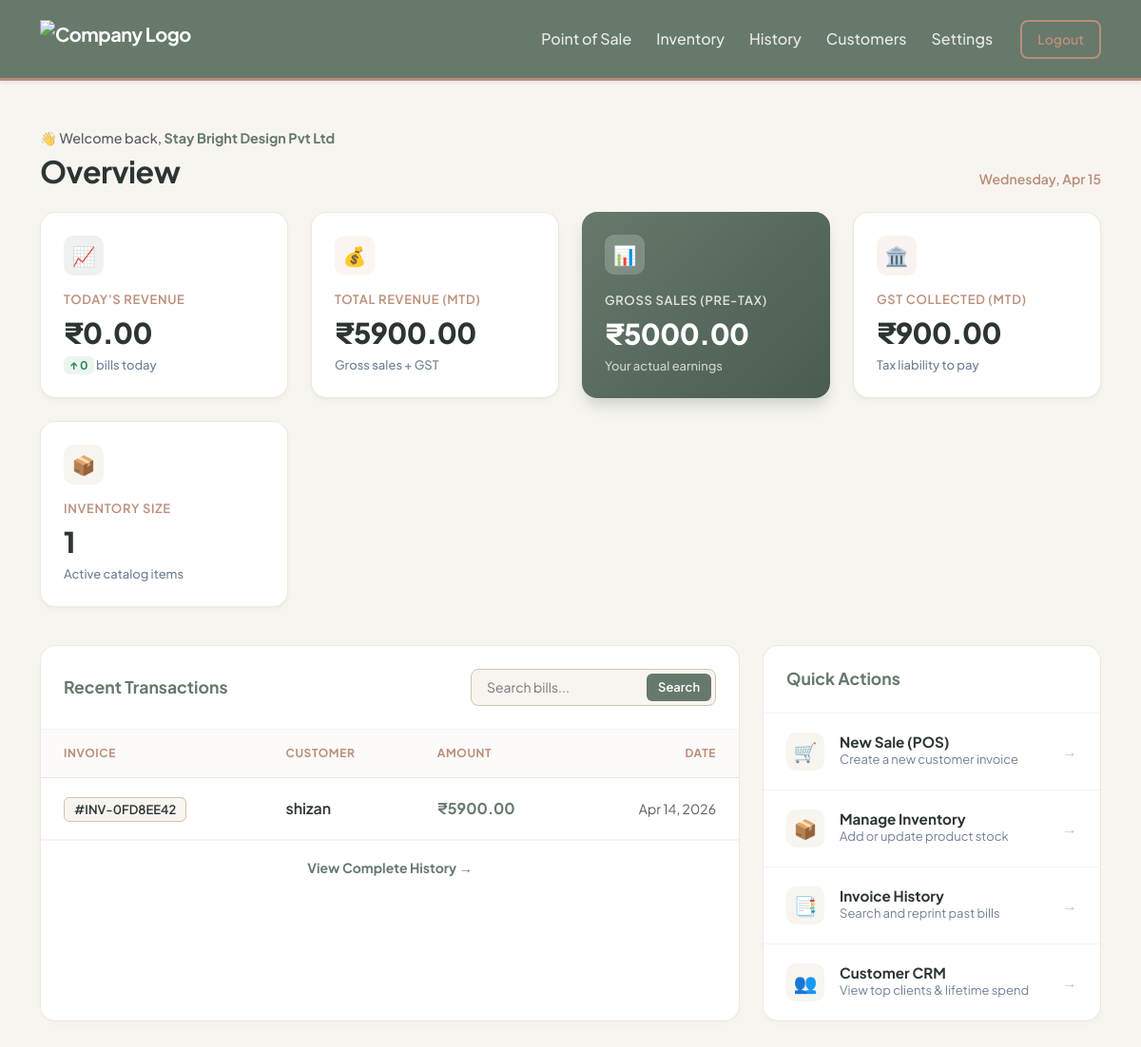
The page /billing/dashboard (signed in) on the database its author committed.
### core/models.py (models this page shows)
class Invoice(db.Model):
    __tablename__ = 'invoices'
    id = db.Column(db.Integer, primary_key=True)
    company_id = db.Column(db.Integer, db.ForeignKey('companies.id'), nullable=False) # ISOLATION
    invoice_number = db.Column(db.String(50), unique=True, nullable=False)
    customer_id = db.Column(db.Integer, db.ForeignKey('customers.id'), nullable=False)
    subtotal = db.Column(db.Float, nullable=False)
    discount_type = db.Column(db.String(10))
    discount_value = db.Column(db.Float, default=0.0)
    total_tax = db.Column(db.Float, nullable=False)
    grand_total = db.Column(db.Float, nullable=False)
    created_at = db.Column(db.DateTime, default=datetime.utcnow)
    items = db.relationship('InvoiceItem', backref='invoice', lazy=True)

class Customer(db.Model):
    __tablename__ = 'customers'
    id = db.Column(db.Integer, primary_key=True)
    company_id = db.Column(db.Integer, db.ForeignKey('companies.id'), nullable=False) # ISOLATION
    name = db.Column(db.String(100), nullable=False)
    phone_number = db.Column(db.String(15), nullable=False) # Removed unique=True so diff companies can have same customer
    created_at = db.Column(db.DateTime, default=datetime.utcnow)
    invoices = db.relationship('Invoice', backref='customer', lazy=True)

### core/billing/routes.py (the view)
@billing_bp.route('/dashboard')
def dashboard():
    company_id = session.get('company_id')
    if not company_id:
        return redirect('/auth/login')
    now = datetime.now()
    start_of_today = now.replace(hour=0, minute=0, second=0, microsecond=0)
    start_of_month = now.replace(day=1, hour=0, minute=0, second=0, microsecond=0)
    today_stats = db.session.query(
        func.sum(Invoice.grand_total).label('revenue'),
        func.count(Invoice.id).label('count')
    ).filter(
        Invoice.company_id == company_id,
        Invoice.created_at >= start_of_today
    ).first()
    month_stats = db.session.query(
        func.sum(Invoice.grand_total).label('revenue'),
        func.sum(Invoice.total_tax).label('tax')
    ).filter(
        Invoice.company_id == company_id,
        Invoice.created_at >= start_of_month
    ).first()
    total_products = Product.query.filter_by(company_id=company_id).count()
    recent_invoices = Invoice.query.filter_by(company_id=company_id) \
        .order_by(Invoice.created_at.desc()) \
        .limit(5).all()
    month_rev = month_stats.revenue or 0.0
    month_tx = month_stats.tax or 0.0
    month_gross = month_rev - month_tx
    metrics = {
        'today_revenue': today_stats.revenue or 0.0,
        'today_invoices': today_stats.count or 0,
        'month_revenue': month_rev,
        'month_tax': month_tx,
        'month_gross_sales': month_gross,
        'total_products': total_products
    }
    current_date_str = now.strftime('%A, %b %d')
    return render_template(
        'dashboard/index.html',
        metrics=metrics,
        recent_invoices=recent_invoices,
        current_date=current_date_str
    )

### core/templates/dashboard/index.html (shortened to what this page needs)
{% extends "base.html" %}
{% block content %}
<div class="d-flex justify-content-between align-items-end mb-4 mt-2">
    <div>
        <span class="text-muted fw-medium" style="font-size: 0.9rem;">👋 Welcome back, <strong class="text-sage">{{ session.get('company_name', 'Admin') }}</strong></span>
        <h2 class="fw-bold mb-0 mt-1" style="color: var(--text-dark); letter-spacing: -0.5px;">Overview</h2>
    </div>
    <div class="d-none d-sm-block text-taupe fw-semibold" style="font-size: 0.875rem;">
        {{ current_date }}
    </div>
</div>
<div class="metrics-grid">
    <div class="saas-card">
        <div class="metric-icon-wrapper bg-sage-light">📈</div>
        <div>
            <div class="metric-label">Today's Revenue</div>
            <div class="metric-value">₹{{ "%.2f"|format(metrics.today_revenue | default(0)) }}</div>
            <div class="metric-subtext"><span class="badge-trend">↑ {{ metrics.today_invoices | default(0) }}</span> bills today</div>
        </div>
    </div>
    <div class="saas-card">
        <div class="metric-icon-wrapper bg-terra-light">💰</div>
        <div>
            <div class="metric-label">Total Revenue (MTD)</div>
            <div class="metric-value">₹{{ "%.2f"|format(metrics.month_revenue | default(0)) }}</div>
            <div class="metric-subtext">Gross sales + GST</div>
        </div>
    </div>
    <div class="saas-card saas-card-hero">
        <div class="metric-icon-wrapper bg-white-light">📊</div>
        <div>
            <div class="metric-label">Gross Sales (Pre-Tax)</div>
            <div class="metric-value">₹{{ "%.2f"|format(metrics.month_gross_sales | default(0)) }}</div>
            <div class="metric-subtext">Your actual earnings</div>
        </div>
    </div>
    <div class="saas-card">
        <div class="metric-icon-wrapper bg-taupe-light">🏛️</div>
        <div>
            <div class="metric-label">GST Collected (MTD)</div>
            <div class="metric-value">₹{{ "%.2f"|format(metrics.month_tax | default(0)) }}</div>
            <div class="metric-subtext">Tax liability to pay</div>
        </div>
    </div>
    <div class="saas-card">
        <div class="metric-icon-wrapper bg-sage-light" style="background-color: #F8F5F1;">📦</div>
        <div>
            <div class="metric-label">Inventory Size</div>
            <div class="metric-value">{{ metrics.total_products | default(0) }}</div>
            <div class="metric-subtext">Active catalog items</div>
        </div>
    </div>
</div>
<div class="row g-4 mb-5">
    <div class="col-12 col-xl-8">
        <div class="panel-card">
            <div class="panel-header">
                <h5 class="mb-0 fw-bold text-sage" style="font-size: 1.1rem;">Recent Transactions</h5>
                <div class="d-flex gap-2 align-items-center">
                    <form method="GET" action="/billing/history" class="compact-search">
                        <input type="text" name="search" placeholder="Search bills...">
                        <button type="submit">Search</button>
                    </form>
                </div>
            </div>
            <div class="table-responsive">
                <table class="table saas-table mb-0">
                    <thead>
                        <tr>
                            <th>Invoice</th>
                            <th>Customer</th>
                            <th>Amount</th>
                            <th class="text-end">Date</th>
                        </tr>
                    </thead>
                    <tbody>
                        {% for inv in recent_invoices %}
                        <tr>
                            <td>
                                <span style="background: #F8F5F1; color: var(--text-dark); padding: 4px 10px; border-radius: 6px; font-weight: 600; font-size: 0.8125rem; border: 1px solid var(--color-sand);">
                                    #{{ inv.invoice_number }}
                                </span>
                            </td>
                            <td><strong style="color: var(--text-dark); font-weight: 600;">{{ inv.customer.name }}</strong></td>
                            <td class="fw-bold" style="color: var(--color-sage);">₹{{ "%.2f"|format(inv.grand_total) }}</td>
                            <td class="text-end text-muted" style="font-size: 0.875rem;">{{ inv.created_at.strftime('%b %d, %Y') }}</td>
                        </tr>
                        {% endfor %}
                    </tbody>
                </table>
            </div>
            {% if recent_invoices|length > 0 %}
            <div class="p-3 border-top text-center" style="border-color: rgba(212, 194, 173, 0.2) !important;">
                <a href="/billing/history" class="text-decoration-none fw-bold" style="color: var(--color-sage); font-size: 0.875rem;">View Complete History →</a>
            </div>
            {% endif %}
        </div>
    </div>
    <div class="col-12 col-xl-4">
        <div class="panel-card">
            <div class="panel-header">
                <h5 class="mb-0 fw-bold text-sage" style="font-size: 1.1rem;">Quick Actions</h5>
            </div>
            <div class="d-flex flex-column">
                <a href="/billing" class="action-link">
                    <div class="action-icon">🛒</div>
                    <div class="action-text">
                        <h6>New Sale (POS)</h6>
                        <p>Create a new customer invoice</p>
                    </div>
                    <div class="action-arrow">→</div>
                </a>
                <a href="/inventory/add-product" class="action-link">
                    <div class="action-icon">📦</div>
                    <div class="action-text">
                        <h6>Manage Inventory</h6>
                        <p>Add or update product stock</p>
                    </div>
                    <div class="action-arrow">→</div>
                </a>
                <a href="/billing/history" class="action-link">
                    <div class="action-icon">📑</div>
                    <div class="action-text">
                        <h6>Invoice History</h6>
                        <p>Search and reprint past bills</p>
                    </div>
                    <div class="action-arrow">→</div>
                </a>
                <a href="/billing/customers" class="action-link">
                    <div class="action-icon">👥</div>
                    <div class="action-text">
                        <h6>Customer CRM</h6>
                        <p>View top clients & lifetime spend</p>
                    </div>
                    <div class="action-arrow">→</div>
                </a>
            </div>
        </div>
    </div>
</div>
{% endblock %}

### core/templates/base.html (style rules this page uses)
:root { --color-sand: #D4C2AD; --color-terracotta: #D7A184; --color-cream: #EFDFCC; --color-taupe: #BA8E7A; --color-sage: #66796B; --text-dark: #2C3530; --shadow-soft: 0 10px 30px rgba(102, 121, 107, 0.08); --shadow-hover: 0 15px 35px rgba(102, 121, 107, 0.15); }
body { background-color: #F8F5F1; font-family: 'Plus Jakarta Sans', sans-serif; color: var(--text-dark); -webkit-font-smoothing: antialiased; }
.text-sage { color: var(--color-sage) !important; }
.text-taupe { color: var(--color-taupe) !important; }

### core/templates/dashboard/index.html (style rules this page uses)
.metrics-grid { display: grid; grid-template-columns: repeat(auto-fit, minmax(220px, 1fr)); gap: 1.5rem; margin-bottom: 2.5rem; }
.saas-card { background: #ffffff; border-radius: 16px; border: 1px solid rgba(212, 194, 173, 0.4); padding: 1.5rem; box-shadow: 0 4px 6px -1px rgba(102, 121, 107, 0.05), 0 2px 4px -1px rgba(102, 121, 107, 0.03); transition: all 0.3s cubic-bezier(0.4, 0, 0.2, 1); display: flex; flex-direction: column; justify-content: space-between; }
.saas-card-hero { background: linear-gradient(135deg, var(--color-sage) 0%, #4a5c50 100%); border: none; color: #ffffff; box-shadow: 0 10px 15px -3px rgba(102, 121, 107, 0.3); }
.metric-icon-wrapper { width: 42px; height: 42px; border-radius: 10px; display: flex; align-items: center; justify-content: center; font-size: 1.25rem; margin-bottom: 1rem; }
.bg-sage-light { background-color: rgba(102, 121, 107, 0.1); color: var(--color-sage); }
.bg-terra-light { background-color: rgba(215, 161, 132, 0.1); color: var(--color-terracotta); }
.bg-taupe-light { background-color: rgba(186, 142, 122, 0.1); color: var(--color-taupe); }
.bg-white-light { background-color: rgba(255, 255, 255, 0.2); color: #ffffff; }
.metric-label { font-size: 0.8125rem; font-weight: 600; color: var(--color-taupe); text-transform: uppercase; letter-spacing: 0.05em; margin-bottom: 0.5rem; }
.saas-card-hero .metric-label { color: rgba(255, 255, 255, 0.8); }
.metric-value { font-size: 1.875rem; font-weight: 800; color: var(--text-dark); line-height: 1.1; margin-bottom: 0.5rem; letter-spacing: -0.02em; }
.saas-card-hero .metric-value { color: #ffffff; }
.metric-subtext { font-size: 0.8125rem; color: #718096; font-weight: 500; }
.saas-card-hero .metric-subtext { color: rgba(255, 255, 255, 0.7); }
.badge-trend { background: rgba(56, 161, 105, 0.1); color: #2f855a; padding: 0.15rem 0.4rem; border-radius: 0.375rem; font-weight: 700; font-size: 0.75rem; }
.panel-card { background: #ffffff; border-radius: 16px; border: 1px solid rgba(212, 194, 173, 0.4); box-shadow: 0 4px 6px -1px rgba(102, 121, 107, 0.02); height: 100%; }
.panel-header { padding: 1.5rem; border-bottom: 1px solid rgba(212, 194, 173, 0.2); display: flex; justify-content: space-between; align-items: center; flex-wrap: wrap; gap: 1rem; }
.action-link { display: flex; align-items: center; padding: 1.25rem 1.5rem; text-decoration: none; border-bottom: 1px solid rgba(212, 194, 173, 0.2); transition: background-color 0.2s; }
.action-link:last-child { border-bottom: none; }
.action-icon { width: 40px; height: 40px; background: #F8F5F1; border-radius: 10px; display: flex; align-items: center; justify-content: center; font-size: 1.25rem; margin-right: 1rem; }
.action-text h6 { margin: 0; font-weight: 700; color: var(--text-dark); font-size: 0.95rem; }
.action-text p { margin: 0; font-size: 0.8125rem; color: #718096; }
.action-arrow { margin-left: auto; color: var(--color-sand); transition: transform 0.2s; }
.compact-search { display: flex; background: #F8F5F1; border-radius: 8px; padding: 0.25rem; border: 1px solid var(--color-sand); }
.compact-search input { border: none; background: transparent; padding: 0.25rem 0.75rem; font-size: 0.875rem; outline: none; width: 100%; max-width: 180px; }
.compact-search button { background: var(--color-sage); color: white; border: none; border-radius: 6px; padding: 0.25rem 0.75rem; font-weight: 600; font-size: 0.8125rem; }
.table-responsive { -webkit-overflow-scrolling: touch; }
.saas-table th { font-size: 0.75rem; text-transform: uppercase; letter-spacing: 0.05em; color: var(--color-taupe); font-weight: 700; padding: 1rem 1.5rem; border-bottom: 1px solid rgba(212, 194, 173, 0.4); background: #fcfbf9; white-space: nowrap; }
.saas-table td { padding: 1.25rem 1.5rem; vertical-align: middle; border-bottom: 1px solid rgba(212, 194, 173, 0.2); white-space: nowrap; }

### rows shown on the page
Invoice: invoice_number "INV-0FD8EE42", customer.name "shizan", grand_total "5900.00", created_at "Apr 14, 2026"

### other values the page prints
{{ session.get('company_name', 'Admin') }} "Stay Bright Design Pvt Ltd"
{{ "%.2f"|format(metrics.today_revenue | default(0)) }} "0.00"
{{ metrics.today_invoices | default(0) }} "0"
{{ "%.2f"|format(metrics.month_revenue | default(0)) }} "5900.00"
{{ "%.2f"|format(metrics.month_gross_sales | default(0)) }} "5000.00"
{{ "%.2f"|format(metrics.month_tax | default(0)) }} "900.00"
{{ metrics.total_products | default(0) }} "1"
